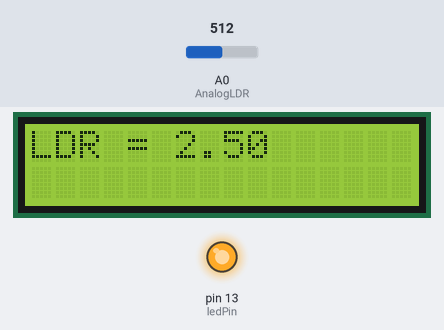
Bench run of a sketch on a simulated Arduino Uno, built with avr-gcc and run on an emulated ATmega328P. Parts: 16×2 character LCD, output pins drawn as LEDs (lit = HIGH). Inputs (shaded band) come from the test bench; at power-on: A0 (AnalogLDR) = 512.

Above: at 1.3 s.
1.4 s: A0 (AnalogLDR) set to 319
At 2.7 s:
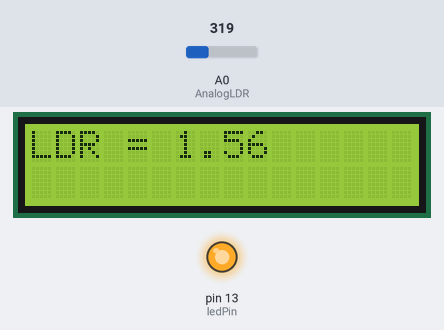
3.1 s: A0 (AnalogLDR) set to 299
At 4.3 s:
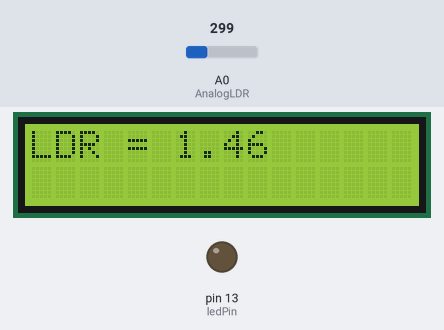
4.6 s: A0 (AnalogLDR) set to 511
At 5.9 s:
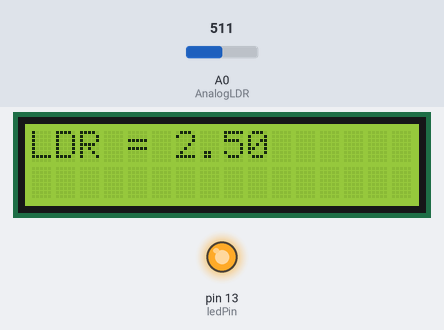
Timing chart, 0 to 7.6 s (numbered marks = the images above; inputs shaded):
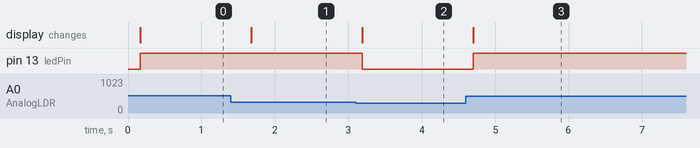

Measured:
- the behaviour switches between 308 and 307 on A0 (AnalogLDR) (found by bisection; images 1 and 2)
- after the input at 1.4 s, the display: changes after 0.28 s (image 1)
- after the input at 3.1 s, pin 13 (ledPin): HIGH → LOW after 0.09 s; the display: changes after 0.09 s (image 2)
- after the input at 4.6 s, pin 13 (ledPin): LOW → HIGH after 0.10 s; the display: changes after 0.10 s (image 3)

The sketch:

sketch_jun06aLDRV2.ino
```cpp
#include <LiquidCrystal.h>
LiquidCrystal lcd(12, 11, 5, 4, 3, 2);

#define AnalogLDR A0 // define pino analógico A0
#define Limiar 1.5 // define constante igual a 1.5
#define ledPin 13 // define pino digital D13

int Leitura = 0; // variavel inteiro igual a zero
float VoltageLDR; // variavel numero fracionario
float ResLDR; // variavel numero fracionario

void setup()
{
  //Define o número de colunas e linhas do LCD
  lcd.begin(16, 2);
  pinMode(ledPin, OUTPUT); // configura D13 como saída digital
  Serial.begin(9600); // monitor serial - velocidade 9600 Bps
  delay(100); // atraso de 100 milisegundos
}

void loop()
{
  //Limpa a tela
  lcd.clear();
  lcd.setCursor(0, 0); // Sets the location at which subsequent text written to the LCD will be displayed
  Leitura = analogRead(AnalogLDR); // leitura da tensão no pino analogico A0
  VoltageLDR = Leitura * (5.0 / 1024); // calculo da tensão no LDR
  lcd.print("LDR = "); // imprime no monitor serial
  lcd.print(VoltageLDR); // imprime a tensão do LDR

  if (VoltageLDR > Limiar) // se a tensão LDR maior do que limiar
    digitalWrite(ledPin, HIGH); // liga LED com 5V
  else // senão a tensão LDR < limiar
    digitalWrite(ledPin, LOW); // desliga LED com 0V
  delay(500);
}
```
